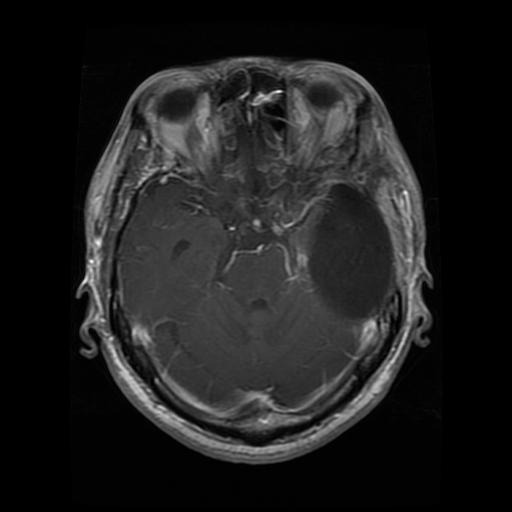
#> input picture Te-gl_0015.jpg, 512 x 512 px
$ python -i localization.py   (imports and definitions only)
#> lines starting #> are read from the running program, lines starting #| are printed output that depends on the picture; after the words box and inside, x2 and y2 are one past the last pixel; in counts of white or black regions, pixels touching at a corner belong together
"""
Phase C — Tumor Localization
Detects tumor centroid, bounding box, occupancy ratio, and approximate brain region.
"""
from __future__ import annotations
import cv2
import numpy as np
from typing import Dict, Any, Optional


# 3×3 grid → brain region labels
REGION_MAP = {
    (0, 0): "Left Frontal Lobe",     (1, 0): "Frontal Lobe (Central)",
    (2, 0): "Right Frontal Lobe",    (0, 1): "Left Parietal Lobe",
    (1, 1): "Central / Corpus Callosum", (2, 1): "Right Parietal Lobe",
    (0, 2): "Left Temporal / Occipital", (1, 2): "Posterior Fossa / Cerebellum",
    (2, 2): "Right Temporal / Occipital",
}


def localize_tumor(
    image_path: str,
    mask_b64: Optional[str] = None,
) -> Dict[str, Any]:
    """
    Localize tumour from image (or pre-computed mask).

    Parameters
    ----------
    image_path : path to original MRI
    mask_b64   : optional base64 mask from segmentation module

    Returns
    -------
    dict with bbox, region_label, centroid, occupancy_ratio, confidence
    """
#> called with image_path = '../../Te-gl_0015.jpg'
    import base64

    img_bgr = cv2.imread(image_path)
#> img_bgr is the input picture: shape (512, 512, 3); min 0, max 255, mean 30.1
    if img_bgr is None:
        return _loc_error("Cannot read image.")

    h, w = img_bgr.shape[:2]
#> h = 512; w = 512

    # ── Decode mask or re-generate ────────────────────────────────────────────
    if mask_b64:
        img_data = base64.b64decode(mask_b64)
        np_arr   = np.frombuffer(img_data, np.uint8)
        mask     = cv2.imdecode(np_arr, cv2.IMREAD_GRAYSCALE)
        if mask is None:
            mask = _quick_mask(img_bgr)
    else:
        mask = _quick_mask(img_bgr)
#> in _quick_mask, `enh     = clahe.apply(gray)`:
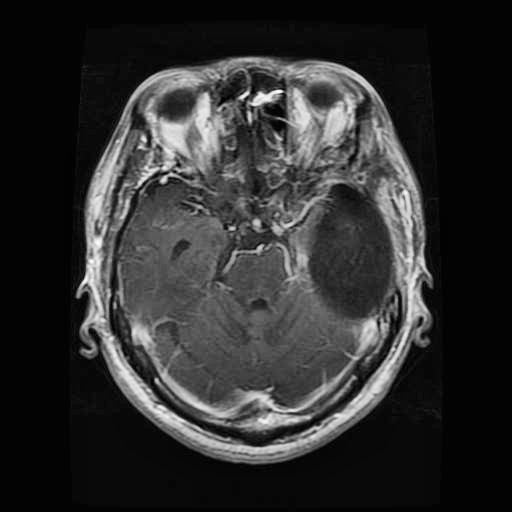
#> enh: shape (512, 512); min 0, max 255, mean 46.7
#> in _quick_mask, `_, otsu = cv2.threshold(enh, 0, 255, cv2.THRESH_BINARY + cv2.THRESH_OT..`:
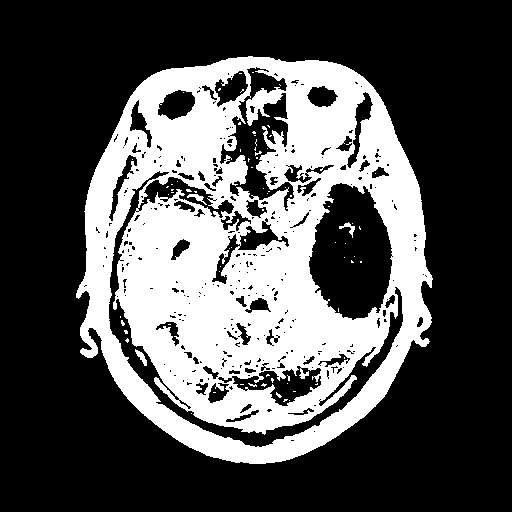
#> otsu: shape (512, 512); 32.3% white; 74 white regions (70 under 20 px), largest, box (x1, y1, x2, y2) and area: (76, 56, 433, 464) 84005, (135, 349, 147, 366) 83, (339, 222, 355, 238) 78, (187, 194, 207, 205) 75
#> in _quick_mask, `closed  = cv2.morphologyEx(otsu, cv2.MORPH_CLOSE, kernel, iterations=2)`:
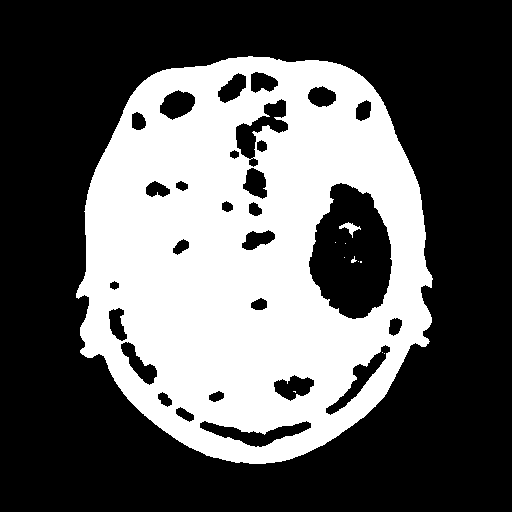
#> closed: shape (512, 512); 36.8% white; 11 white regions (8 under 20 px)

    # ── Find contours ─────────────────────────────────────────────────────────
    contours, _ = cv2.findContours(mask, cv2.RETR_EXTERNAL, cv2.CHAIN_APPROX_SIMPLE)
#> contours = 1 contour; box (x1, y1, x2, y2) and area: (76, 56, 433, 464) 113842

    if not contours:
        return {
            "bbox": None, "region_label": "Not Detected",
            "centroid_x": None, "centroid_y": None,
            "occupancy_ratio": 0.0, "confidence": 0.0,
            "success": False,
        }

    # Largest contour
    largest     = max(contours, key=cv2.contourArea)
#> largest = contour of 635 points, box (x1, y1, x2, y2) (76, 56, 433, 464), area 113842
    area        = cv2.contourArea(largest)
#> area = 113842.5
    x, y, bw, bh = cv2.boundingRect(largest)
#> x = 76; y = 56; bw = 357; bh = 408

    # ── Centroid via image moments ────────────────────────────────────────────
    M  = cv2.moments(largest)
#> M = moments, m00 113842.5, centre m10/m00, m01/m00 = (254.3, 255.2)
    cx = int(M["m10"] / M["m00"]) if M["m00"] > 0 else x + bw // 2
#> cx = 254
    cy = int(M["m01"] / M["m00"]) if M["m00"] > 0 else y + bh // 2
#> cy = 255

    # ── Region classification (3×3 grid) ─────────────────────────────────────
    col = min(int(cx / w * 3), 2)
#> col = 1
    row = min(int(cy / h * 3), 2)
#> row = 1
    region_label = REGION_MAP.get((col, row), "Unknown Region")
#> region_label = 'Central / Corpus Callosum'

    # ── Occupancy ratio ───────────────────────────────────────────────────────
    occupancy_ratio = round(area / (h * w) * 100, 2)
#> occupancy_ratio = 43.43

    # ── Confidence heuristic ──────────────────────────────────────────────────
    # Based on contour solidity and aspect ratio
    hull    = cv2.convexHull(largest)
#> hull = contour of 72 points, box (x1, y1, x2, y2) (76, 56, 433, 464), area 116391
    hull_a  = cv2.contourArea(hull)
#> hull_a = 116391
    solidity = area / hull_a if hull_a > 0 else 0.0
#> solidity = 0.978
    aspect   = bw / bh if bh > 0 else 1.0
#> aspect = 0.875
    conf     = float(np.clip(solidity * 0.6 + (1 - abs(aspect - 1) * 0.2) * 0.4, 0, 1))
#> conf = 0.977

    return {
        "bbox": {"x": x, "y": y, "w": bw, "h": bh},
        "region_label":     region_label,
        "centroid_x":       cx,
        "centroid_y":       cy,
        "occupancy_ratio":  occupancy_ratio,
        "confidence":       round(conf * 100, 1),
        "success":          True,
    }


def draw_bounding_box(image_path: str, loc_result: Dict[str, Any]) -> str:
    """Draw bounding box and region label onto the image, return as base64 PNG."""
    import base64

    img  = cv2.imread(image_path)
    if img is None or not loc_result.get("success"):
        return ""

    bbox   = loc_result["bbox"]
    region = loc_result["region_label"]
    cx, cy = loc_result["centroid_x"], loc_result["centroid_y"]

    cv2.rectangle(img, (bbox["x"], bbox["y"]),
                  (bbox["x"] + bbox["w"], bbox["y"] + bbox["h"]),
                  (0, 255, 255), 2)
    cv2.circle(img, (cx, cy), 5, (255, 100, 0), -1)
    cv2.putText(img, region, (bbox["x"], max(bbox["y"] - 8, 10)),
                cv2.FONT_HERSHEY_SIMPLEX, 0.4, (0, 255, 255), 1)

    _, buf = cv2.imencode(".png", img)
    return base64.b64encode(buf).decode("utf-8")


def _quick_mask(img_bgr: np.ndarray) -> np.ndarray:
    gray    = cv2.cvtColor(img_bgr, cv2.COLOR_BGR2GRAY)
    clahe   = cv2.createCLAHE(clipLimit=2.0, tileGridSize=(8, 8))
    enh     = clahe.apply(gray)
    _, otsu = cv2.threshold(enh, 0, 255, cv2.THRESH_BINARY + cv2.THRESH_OTSU)
    kernel  = cv2.getStructuringElement(cv2.MORPH_ELLIPSE, (5, 5))
    closed  = cv2.morphologyEx(otsu, cv2.MORPH_CLOSE, kernel, iterations=2)
    return closed


def _loc_error(msg: str) -> Dict[str, Any]:
    return {
        "bbox": None, "region_label": "Error", "centroid_x": None,
        "centroid_y": None, "occupancy_ratio": 0.0, "confidence": 0.0,
        "success": False, "error": msg,
    }

>>> result = localize_tumor('../../Te-gl_0015.jpg')
#> result = 7 items

$ run again, on Te-meTr_0001.jpg
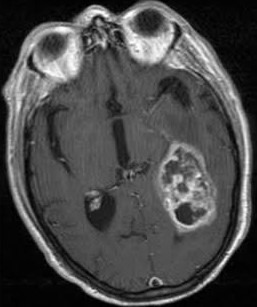
#> input picture Te-meTr_0001.jpg, 257 x 307 px
#> in localize_tumor, img_bgr is the input picture: shape (307, 257, 3); min 0, max 255, mean 73.8
#> in _quick_mask, `_, otsu = cv2.threshold(enh, 0, 255, cv2.THRESH_BINARY + cv2.THRESH_OT..`:
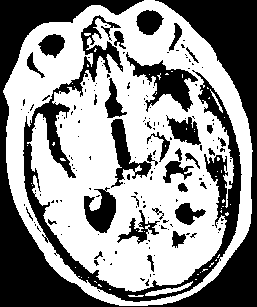
#> otsu: shape (307, 257); 56.5% white; 166 black regions (133 under 20 px), largest, box (x1, y1, x2, y2) and area: (0, 0, 257, 307) 18491, (23, 15, 242, 302) 7742, (126, 52, 198, 112) 1499
#> in _quick_mask, `closed  = cv2.morphologyEx(otsu, cv2.MORPH_CLOSE, kernel, iterations=2)`:
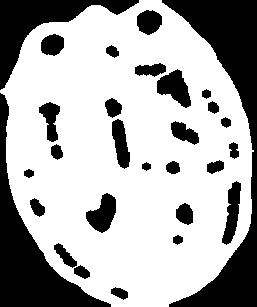
#> closed: shape (307, 257); 67.8% white; 29 black regions
#> contours = 1 contour; box (x1, y1, x2, y2) and area: (0, 0, 254, 307) 60146
#> largest = contour of 408 points, box (x1, y1, x2, y2) (0, 0, 254, 307), area 60146
#> area = 60145.5
#> x = 0; bw = 254; bh = 307
#> M = moments, m00 60145.5, centre m10/m00, m01/m00 = (128.4, 153.7)
#> cx = 128
#> cy = 153
#> col = 1
#> region_label = 'Central / Corpus Callosum'
#> occupancy_ratio = 76.23
#> hull = contour of 47 points, box (x1, y1, x2, y2) (0, 0, 254, 307), area 61413
#> hull_a = 61413
#> solidity = 0.979
#> aspect = 0.827
#> conf = 0.974
#> result = 7 items

$ run again, on Te-noTr_0004.jpg
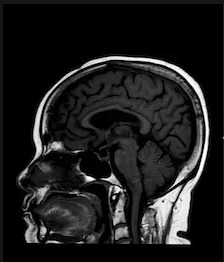
#> input picture Te-noTr_0004.jpg, 224 x 262 px
#> in localize_tumor, img_bgr is the input picture: shape (262, 224, 3); min 0, max 255, mean 29.9
#> in _quick_mask, `_, otsu = cv2.threshold(enh, 0, 255, cv2.THRESH_BINARY + cv2.THRESH_OT..`:
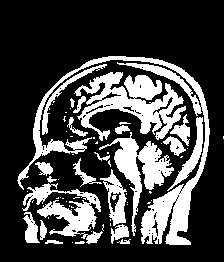
#> otsu: shape (262, 224); 27.1% white; 63 white regions (39 under 20 px), largest, box (x1, y1, x2, y2) and area: (17, 56, 210, 245) 4811, (74, 72, 186, 141) 3470, (99, 132, 174, 236) 2062
#> in _quick_mask, `closed  = cv2.morphologyEx(otsu, cv2.MORPH_CLOSE, kernel, iterations=2)`:
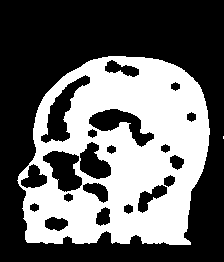
#> closed: shape (262, 224); 39.6% white; 2 white regions (1 under 20 px)
#> contours = 2 contours, 1 with area under 20; largest, box (x1, y1, x2, y2) and area: (17, 56, 210, 245) 29254
#> largest = contour of 307 points, box (x1, y1, x2, y2) (17, 56, 210, 245), area 29254
#> area = 29254.5
#> x = 17; y = 56; bw = 193; bh = 189
#> M = moments, m00 29254.5, centre m10/m00, m01/m00 = (116, 153.5)
#> cx = 116
#> cy = 153
#> col = 1
#> region_label = 'Central / Corpus Callosum'
#> occupancy_ratio = 49.85
#> hull = contour of 38 points, box (x1, y1, x2, y2) (17, 56, 210, 245), area 30746
#> hull_a = 30746.5
#> solidity = 0.951
#> aspect = 1.02
#> conf = 0.969
#> result = 7 items

$ run again, on Te-piTr_0003.jpg
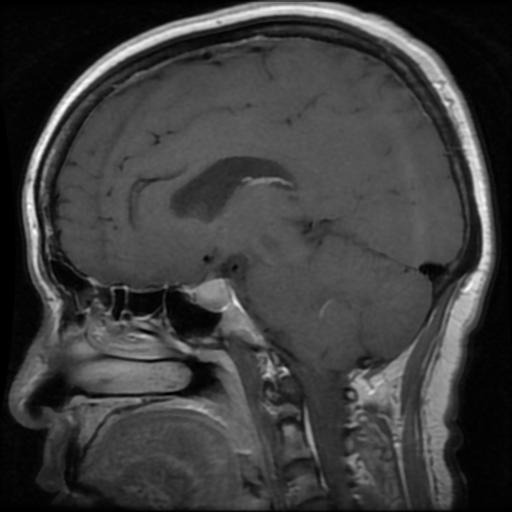
#> input picture Te-piTr_0003.jpg, 512 x 512 px
#> in localize_tumor, img_bgr is the input picture: shape (512, 512, 3); min 0, max 255, mean 61.8
#> in _quick_mask, `_, otsu = cv2.threshold(enh, 0, 255, cv2.THRESH_BINARY + cv2.THRESH_OT..`:
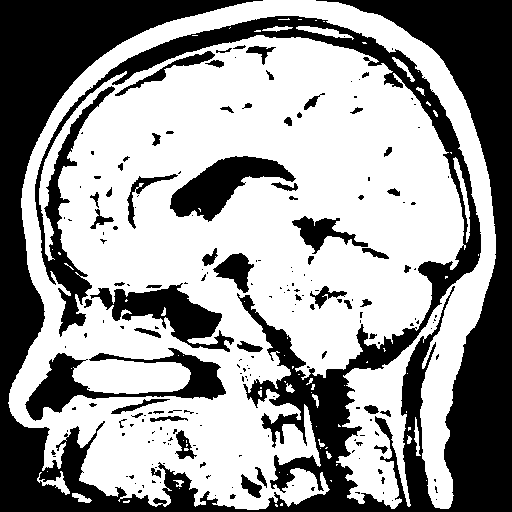
#> otsu: shape (512, 512); 59.9% white; 203 black regions (142 under 20 px), largest, box (x1, y1, x2, y2) and area: (0, 0, 512, 512) 85925, (25, 348, 226, 421) 4333, (90, 283, 234, 352) 3770
#> in _quick_mask, `closed  = cv2.morphologyEx(otsu, cv2.MORPH_CLOSE, kernel, iterations=2)`:
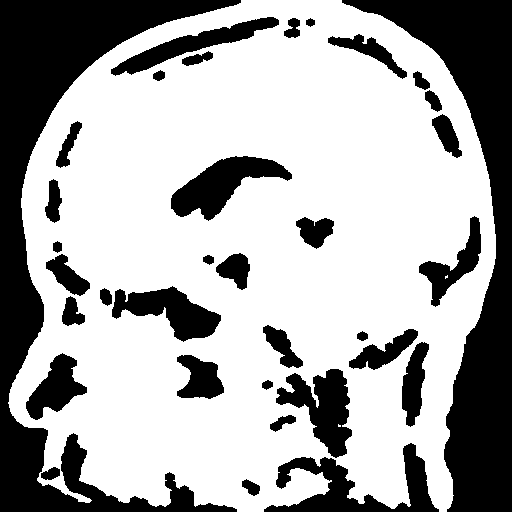
#> closed: shape (512, 512); 66.3% white; 35 black regions
#> contours = 1 contour; box (x1, y1, x2, y2) and area: (8, 0, 496, 512) 201150
#> largest = contour of 1191 points, box (x1, y1, x2, y2) (8, 0, 496, 512), area 201150
#> area = 201149.5
#> x = 8; y = 0; bw = 488; bh = 512
#> M = moments, m00 201149.5, centre m10/m00, m01/m00 = (254.8, 257.9)
#> cx = 254
#> cy = 257
#> col = 1
#> region_label = 'Central / Corpus Callosum'
#> occupancy_ratio = 76.73
#> hull = contour of 57 points, box (x1, y1, x2, y2) (8, 0, 496, 512), area 215372
#> hull_a = 215371.5
#> solidity = 0.934
#> aspect = 0.953
#> conf = 0.957
#> result = 7 items
